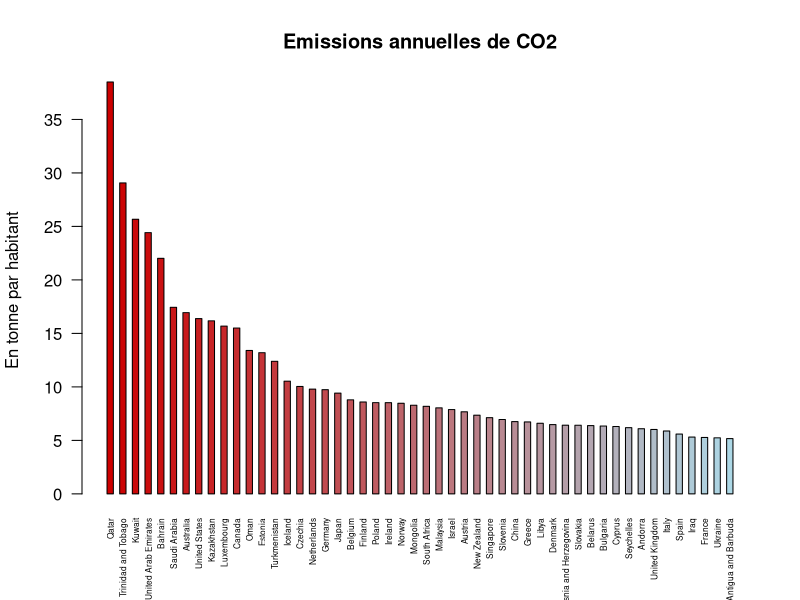

Reproduce this figure in R. (Note: this script raises an error after producing the figure.)
## ---- chunk 1
knitr::opts_chunk$set(echo = TRUE, fig.width=8, fig.height=4)
## ---- chunk 2
df = read.csv2("./data/co2_per_capita.csv")
View(df)
## ---- chunk 3
#  remplacer eval = FALSE par eval = TRUE
## nombre de pays top émetteurs
n_pays = 50

## palette de couleur pour représenter les émissions les plus intenses en dégradé
ma_palette <- colorRampPalette(c("red3", "lightblue")) 

## trier les valeurs d'émissions des pays top émetteurs
emission_n_pays <-  sort(df$co2.per.capita, decreasing = TRUE)[1:n_pays]

## Diagramme en barre
barplot(10^emission_n_pays, 
        col = ma_palette(n_pays),
        space = 1,
        las = 1,
        main = "Emissions annuelles de CO2",
        xlab = "",
        ylab = "En tonne par habitant")

## noms des pays sur l'axe horizontal
axis(side = 1, at = 2*(1:n_pays) - 0.5, 
     labels = df$country[order(df$co2.per.capita, decreasing = TRUE)[1:n_pays]],
     tick = FALSE,
     cex.axis = .5, las = 3)
## ---- chunk 4
#  remplacer eval = FALSE par eval = TRUE
## Sélection des pays répondant à la condition
with(df, country[10^df$co2.per.capita>15])
## ---- chunk 5
with(df, country[10^df$co2.per.capita<0.1])
## ---- chunk 6
mod_co2_gni = lm(formula = df$co2.per.capita~df$gni.per.capita)

resume_co2_gni = summary(mod_co2_gni)
resume_co2_gni
## ---- chunk 7
mod_hdi_gni = lm(formula = df$hdi~df$gni.per.capita)
summary(mod_hdi_gni)

## ---- chunk 8
#  remplacer eval = FALSE par eval = TRUE
residus_emission <-  mod_co2_gni$residuals 
residus_hdi <-  mod_hdi_gni$residuals
## ---- chunk 9
#  remplacer eval = FALSE par eval = TRUE
mod_residuals <-  lm(residus_emission ~  residus_hdi)
summary(mod_residuals)
## ---- chunk 10
summary(lm(co2.per.capita ~ gni.per.capita + hdi , data = df))
## ---- chunk 11
mod_hdi <-  lm(hdi ~ gni.per.capita  + life.expectancy, data = df)
mod_hdi
## ---- chunk 12
# remplacer eval = FALSE par eval = TRUE
## definition des variables

## commentaire
y <- df[,"hdi"]

## commentaire
x_1 <- df[,"gni.per.capita"]
x_2 <-  df[,"life.expectancy"]
x <- cbind(x_1, x_2)
## ---- chunk 13
# remplacer eval = FALSE par eval = TRUE
## la formule est b = K_x^(-1) cov(y,x)
## definition de K_x
K_x <- cov(x)
cov_y_x = t(cov(y,x))

## completer en verifiant les dimensions des matrices
## produit de 2 matrices : %*% 
## inversion matricielle : solve()
Kha_moins_un = solve(K_x)

b <-  Kha_moins_un %*% cov_y_x

b <- t(b)
colnames(b) <- c("gni.per.capita","life.expectancy")
b
## ---- chunk 14

b0_mod = coefficients(mod_hdi)[1]
b1_mod = coefficients(mod_hdi)[2]
b2_mod = coefficients(mod_hdi)[3]

b
## ---- chunk 15
n_pays = 50
2 * pt(abs(t_score_b1),df = n_pays - 3,lower=FALSE)
